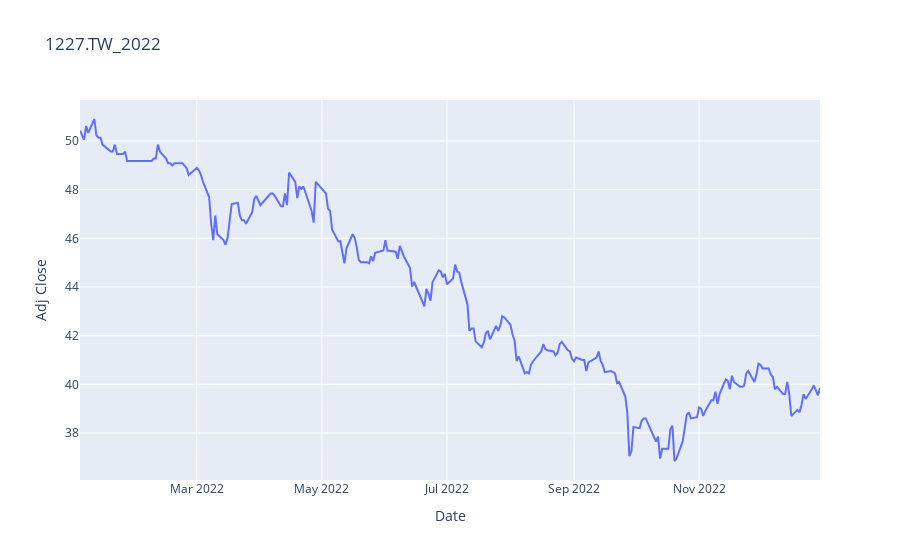

Notebook source saved alongside this figure:
### Code cell
import plotly.express as px
fig = px.line(year_stock_dataFrame,x="Date",y="Adj Close",title=f'{stockid}_{year}')
fig.show()

### Figure 1 — Plotly figure (JSON) as saved in the notebook; plotly's stock layout.template omitted (floating-point values rounded to 4 significant figures; data arrays with more than 128 entries replaced by an {"elided": "..."} marker saying what was removed)
{"data": [{"hovertemplate": "Date=%{x}<br>Adj Close=%{y}<extra></extra>", "legendgroup": "", "line": {"color": "#636efa", "dash": "solid"}, "marker": {"symbol": "circle"}, "mode": "lines", "name": "", "orientation": "v", "showlegend": false, "type": "scatter", "x": {"elided": "246 str values"}, "xaxis": "x", "y": {"elided": "246 float values"}, "yaxis": "y"}], "layout": {"legend": {"tracegroupgap": 0}, "title": {"text": "1227.TW_2022"}, "xaxis": {"anchor": "y", "domain": [0, 1], "title": {"text": "Date"}}, "yaxis": {"anchor": "x", "domain": [0, 1], "title": {"text": "Adj Close"}}}}
